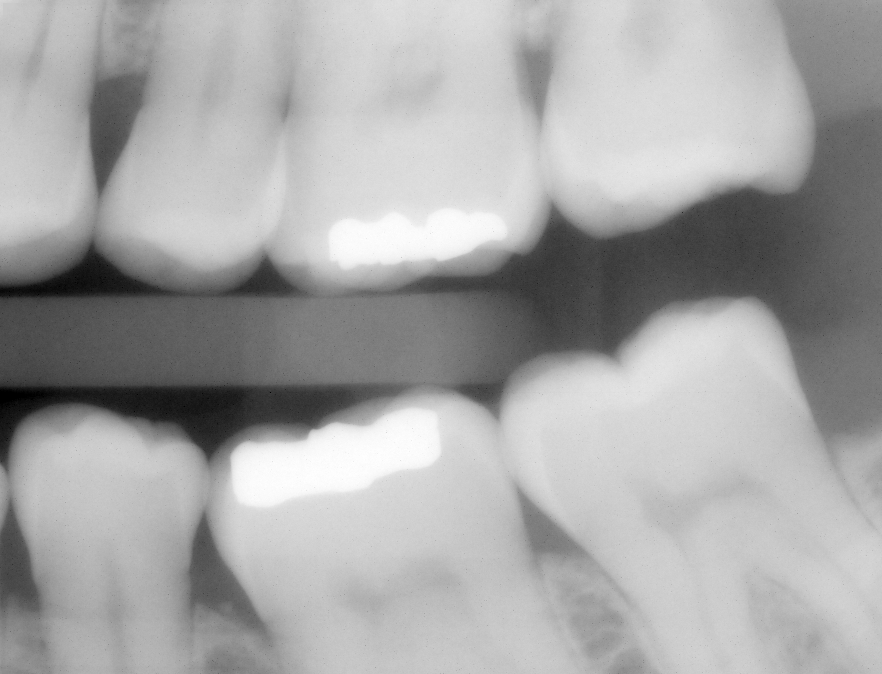
#> input picture data/dental_xray.tif, 882 x 674 px, found by its file name
$ python main.py
#> lines starting #> are read from the running program, lines starting #| are printed output that depends on the picture; after the words box and inside, x2 and y2 are one past the last pixel; in counts of white or black regions, pixels touching at a corner belong together
import cv2
import numpy as np
from matplotlib import pyplot as plt


def q1():
    # QUESTION 1
    image = cv2.imread("data\dental_xray.tif", cv2.IMREAD_COLOR)
#> image is the input picture: shape (674, 882, 3); min 0, max 255, mean 166.8

    # part a
    gray = cv2.cvtColor(image, cv2.COLOR_BGR2GRAY)

    # Threshold the image to separate the bottle from the background
    _, thresh = cv2.threshold(gray, 167, 255, cv2.THRESH_BINARY)
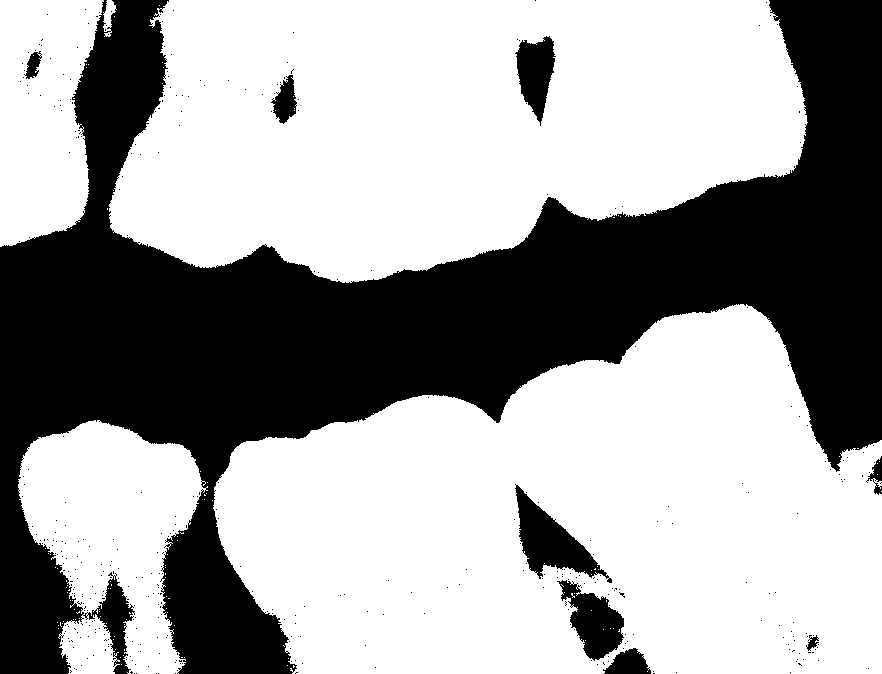
#> thresh: shape (674, 882); 63.7% white; 420 black regions (411 under 20 px), largest, box (x1, y1, x2, y2) and area: (0, 0, 882, 674) 204908, (515, 484, 612, 583) 3569, (557, 580, 624, 661) 2738

    cv2.imshow("image", thresh)
    cv2.waitKey(0)
    cv2.destroyAllWindows()

    # part b
    row, col = np.where(image[:, :, 0] >= 230)
#> row = 19357 values from 163 to 507; col = 19357 values, max 682 at index 0, min 233 at index 15276, mean 365.5

    # Set those pixels to red color
    image[row, col] = [0, 0, 255]  # BGR color format, set red to [0, 0, 255]
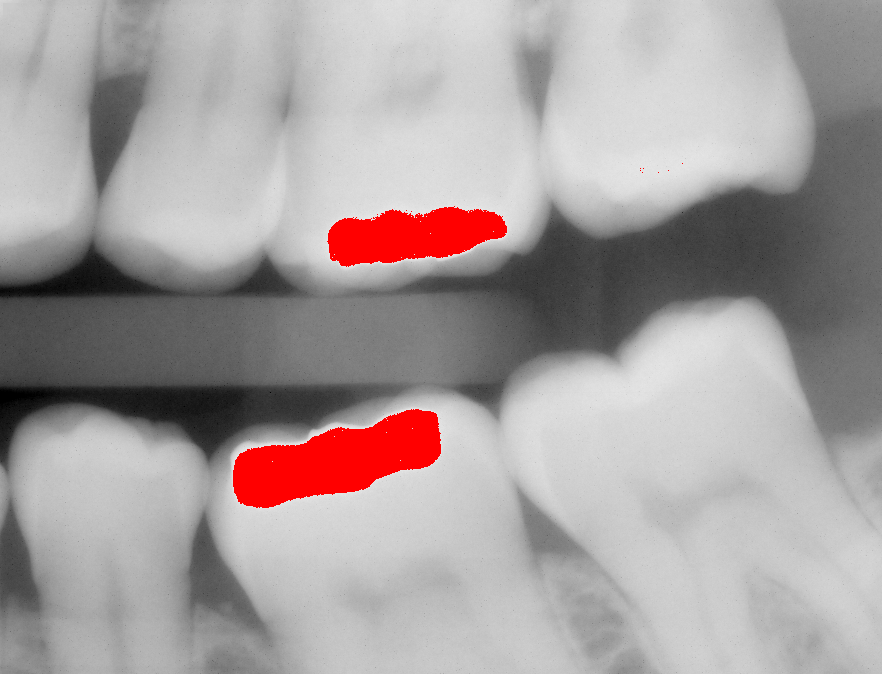
#> image: shape (674, 882, 3); 3.26% of pixels changed, all inside (x1, y1, x2, y2) = (233, 163, 683, 508)

    cv2.imshow("image", image)
    cv2.waitKey(0)
    cv2.destroyAllWindows()

    # part c
    rows, cols, x = image.shape
#> rows = 674; cols = 882; x = 3

    total_size = rows * cols
#> total_size = 594468

    # Create a binary mask where the pixels with the specified color are white
    mask = cv2.inRange(image, (0, 0, 255), (0, 0, 255))
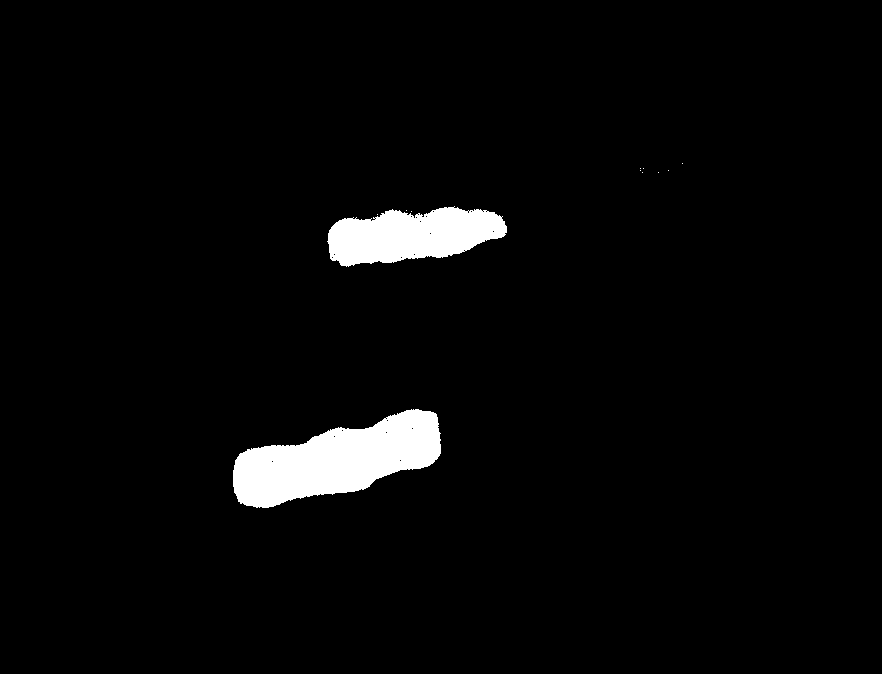
#> mask: shape (674, 882); 3.3% white; 12 white regions (10 under 20 px), largest, box (x1, y1, x2, y2) and area: (233, 409, 441, 508) 11906, (327, 206, 507, 267) 7441

    # Count the number of white pixels in the mask
    affected = cv2.countNonZero(mask)
#> affected = 19357

    percentage_affected = (affected / total_size) * 100
#> percentage_affected = 3.26
    print(f"Filled percentage: {percentage_affected:.2f}%")
#| Filled percentage: 3.26%


# [139 lines left out: functions q2, logTransformations, q3, q4, checkBottleFill, q5, not called in this run]


q1()
# [4 lines of commented-out code are left out]
